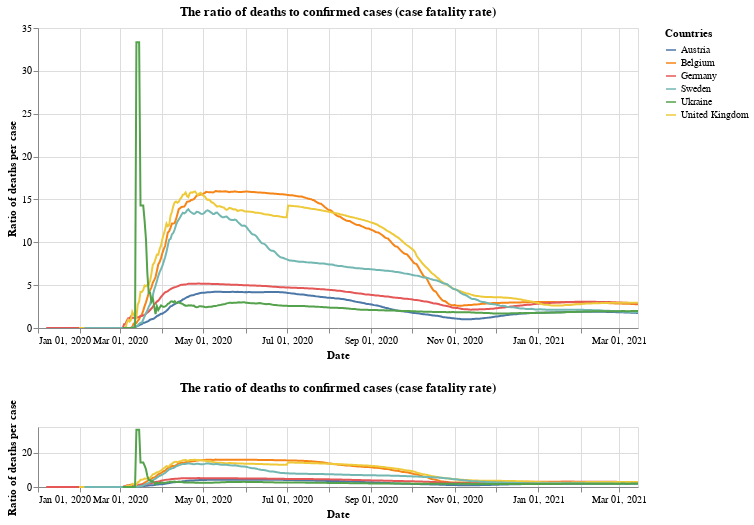

This figure's notebook cell:
### Markdown cell above
## Case fatality rate

### Code cell
#collapse
base = alt.Chart(x_small).mark_line().encode(
    x=alt.X("yearmonthdate(date):T", axis=alt.Axis(title='Date')),
    y=alt.Y("ratio:Q", axis=alt.Axis(title='Ratio of deaths per case')),
    tooltip='id',
    color=alt.Color('id', legend=alt.Legend(title="Countries")),
opacity=alt.condition(leg_selection, alt.value(1), alt.value(0.2))
).add_selection(leg_selection).properties(title='The ratio of deaths to confirmed cases (case fatality rate)', width=600)

upper = base.encode(
    alt.X('yearmonthdate(date):T',axis=alt.Axis(title='Date'),
          scale=alt.Scale(domain=brush))
)

lower = base.properties(
    height=60
).add_selection(brush)

upper & lower

### Figure 1 — Vega-Lite specification as saved in the notebook (floating-point values rounded to 4 significant figures; data arrays with more than 128 entries replaced by an {"elided": "..."} marker saying what was removed)
{"config": {"view": {"continuousWidth": 400, "continuousHeight": 300}}, "vconcat": [{"mark": "line", "encoding": {"color": {"type": "nominal", "field": "id", "legend": {"title": "Countries"}}, "opacity": {"condition": {"value": 1, "selection": "selector001"}, "value": 0.2}, "tooltip": {"type": "nominal", "field": "id"}, "x": {"type": "temporal", "axis": {"title": "Date"}, "field": "date", "scale": {"domain": {"selection": "selector004"}}, "timeUnit": "yearmonthdate"}, "y": {"type": "quantitative", "axis": {"title": "Ratio of deaths per case"}, "field": "ratio"}}, "selection": {"selector001": {"type": "multi", "fields": ["id"], "bind": "legend"}}, "title": "The ratio of deaths to confirmed cases (case fatality rate)", "width": 600}, {"mark": "line", "encoding": {"color": {"type": "nominal", "field": "id", "legend": {"title": "Countries"}}, "opacity": {"condition": {"value": 1, "selection": "selector001"}, "value": 0.2}, "tooltip": {"type": "nominal", "field": "id"}, "x": {"type": "temporal", "axis": {"title": "Date"}, "field": "date", "timeUnit": "yearmonthdate"}, "y": {"type": "quantitative", "axis": {"title": "Ratio of deaths per case"}, "field": "ratio"}}, "height": 60, "selection": {"selector001": {"type": "multi", "fields": ["id"], "bind": "legend"}, "selector004": {"type": "interval", "encodings": ["x"]}}, "title": "The ratio of deaths to confirmed cases (case fatality rate)", "width": 600}], "data": {"name": "data-41087b38fa711877044dcc41f9020d0d"}, "$schema": "https://vega.github.io/schema/vega-lite/v4.8.1.json", "datasets": {"data-41087b38fa711877044dcc41f9020d0d": {"elided": "2640 records"}}}
